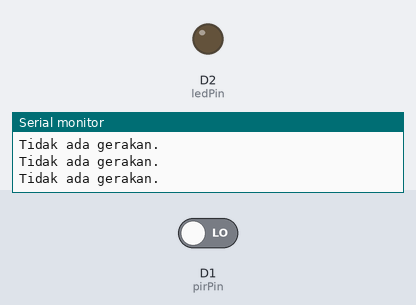
The sketch below on a simulated ESP8266 (NodeMCU). Parts: output pins drawn as LEDs (lit = HIGH), the last lines printed to the serial monitor. The test bench sets the inputs (shaded band); at power-on: D1 (pirPin) LOW.

Above: at 1.2 s.
1.3 s: D1 (pirPin) driven HIGH
At 2.1 s:
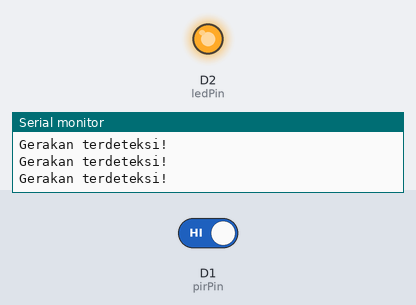
2.9 s: D1 (pirPin) driven LOW
At 3.3 s:
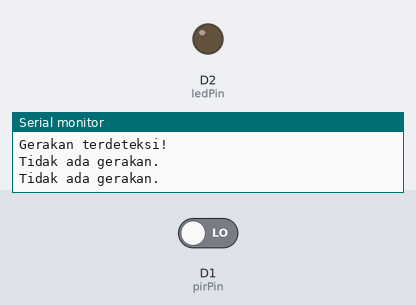
Timing chart, 0 to 5.9 s (numbered marks = the images above; inputs shaded):
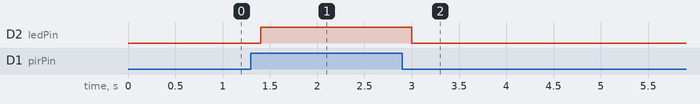

The sketch:

sensorPIR.ino
```cpp
const int pirPin = D1;  // Pin untuk sensor PIR
const int ledPin = D2;  // Pin untuk LED

void setup() {
  Serial.begin(115200);  // Memulai komunikasi serial
  pinMode(pirPin, INPUT);  // Set pin PIR sebagai input
  pinMode(ledPin, OUTPUT);  // Set pin LED sebagai output
}

void loop() {
  int pirState = digitalRead(pirPin);  // Membaca status sensor PIR

  if (pirState == HIGH) {  // Jika gerakan terdeteksi
    digitalWrite(ledPin, HIGH);  // Nyalakan LED
    Serial.println("Gerakan terdeteksi!");  // Tampilkan pesan di Serial Monitor
  } else {
    digitalWrite(ledPin, LOW);  // Matikan LED
    Serial.println("Tidak ada gerakan.");  // Tampilkan pesan di Serial Monitor
  }

  delay(200);  // Delay untuk menghindari pembacaan yang terlalu cepat
}
```

Measured:
- after the input at 1.3 s, D2 (ledPin): LOW → HIGH after 0.10 s
- after the input at 2.9 s, D2 (ledPin): HIGH → LOW after 0.10 s
